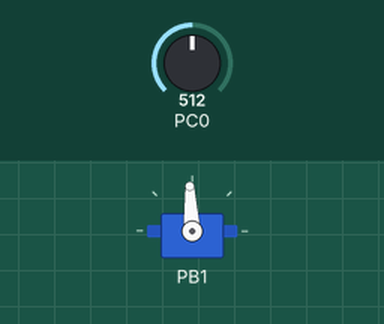
Recording of a program running on a simulated ATmega328P, built with avr-gcc and emulated at 16 MHz (the files do not name the chip). On the bench: servo. The inputs (shaded band) are chosen by the test bench; at power-on: PC0 = 512. Servo pulses on a pin are drawn as a servo (544–2400 µs = 0–180°).

Above: at 1.2 s.
1.3 s: PC0 set to 716
At 2.4 s:
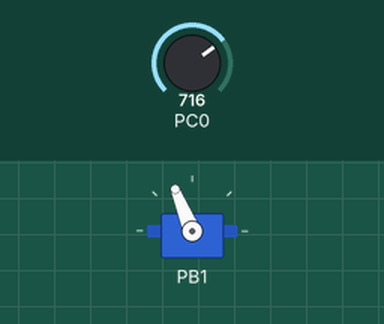
2.8 s: PC0 set to 900
At 3.5 s:
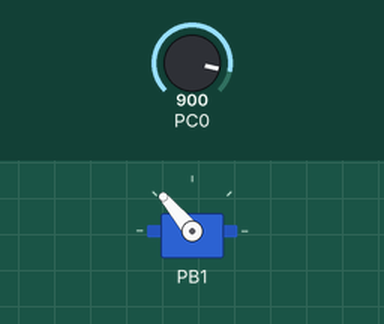
4.3 s: PC0 set to 1023
At 4.7 s:
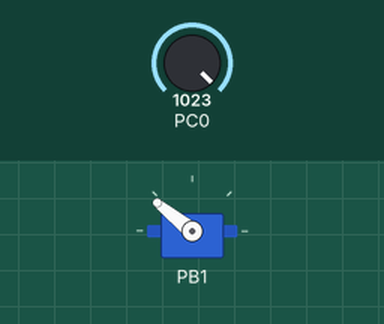
5.8 s: PC0 set to 306
At 7.0 s:
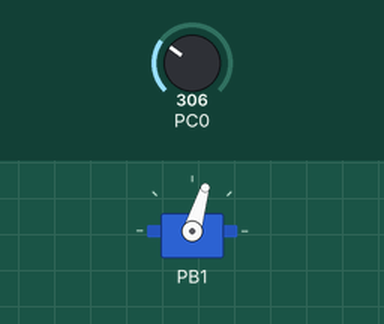
7.3 s: PC0 set to 122
At 8.1 s:
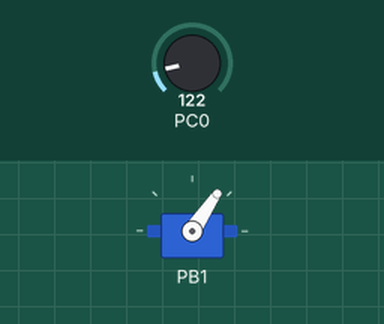
8.8 s: PC0 set to 511
At 9.4 s:
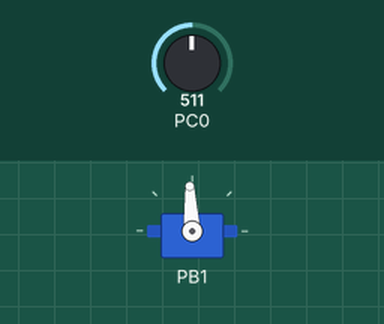
Timing chart, 0 to 11.3 s (numbered marks = the images above; inputs shaded):
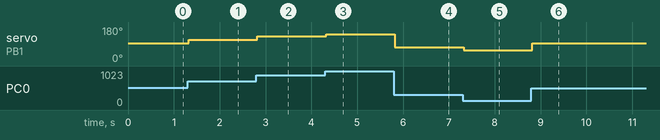

The program:

main.c
```c
#define F_CPU 16000000UL

#include <avr/io.h>
#include <util/delay.h>

void Servo_Init(void)
{
	DDRB |= (1 << PB1);

	// Fast PWM Mode 14
	// Non-inverting OC1A
	TCCR1A = (1 << COM1A1) | (1 << WGM11);

	// Prescaler = 8
	TCCR1B = (1 << WGM13) |
	(1 << WGM12) |
	(1 << CS11);

	ICR1 = 39999;
}

void ADC_Init(void)
{
	ADMUX = (1 << REFS0);

	ADCSRA = (1 << ADEN) |
	(1 << ADPS2) |
	(1 << ADPS1) |
	(1 << ADPS0);
}

unsigned int ADC_Read(void)
{
	ADMUX &= 0xF0;

	ADCSRA |= (1 << ADSC);

	while (ADCSRA & (1 << ADSC));

	return ADC;
}

int main(void)
{
	unsigned int adc_value;
	unsigned int servo_value;

	Servo_Init();
	ADC_Init();

	while (1)
	{
		adc_value = ADC_Read();

		servo_value = (adc_value * 2000UL) / 1023;

		OCR1A = 2000 + servo_value;

		_delay_ms(20);
	}
}
```

Measured:
- after the input at 1.3 s, servo on PB1: 93° → 112° at once
- after the input at 2.8 s, servo on PB1: 112° → 130° at once
- after the input at 4.3 s, servo on PB1: 130° → 141° at once
- after the input at 5.8 s, servo on PB1: 141° → 73° at once
- after the input at 7.3 s, servo on PB1: 73° → 56° at once
- after the input at 8.8 s, servo on PB1: 56° → 93° at once
